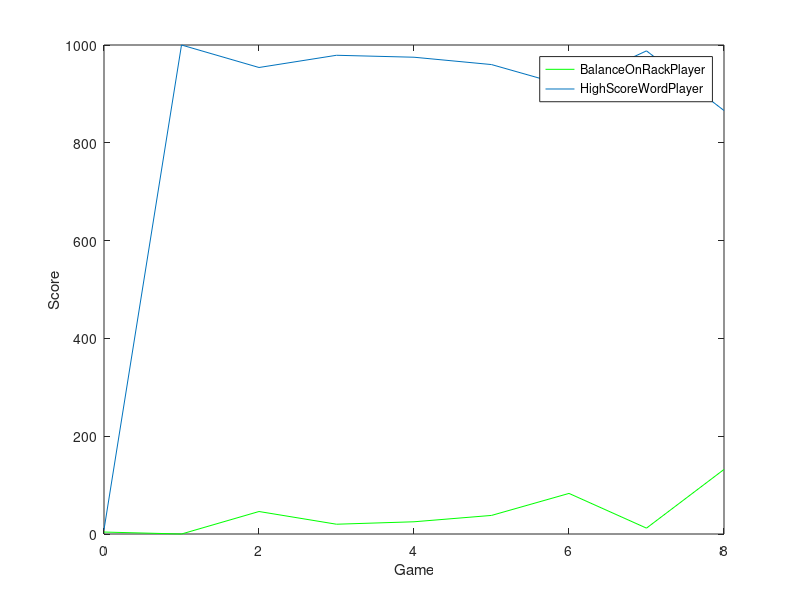

Reproduce this figure in MATLAB.
%BalancePlayer
x = [4, 0, 46, 20, 25, 38, 83, 12, 132]; 

%HighScoreWordPlayer
y = [9, 1000, 954, 979, 975, 960, 915, 988, 866];

z = [0:8];

plot(z,x, 'g');
hold on
plot(z,y);
hold off
legend('BalanceOnRackPlayer', 'HighScoreWordPlayer');
xlabel('Game');
ylabel('Score');